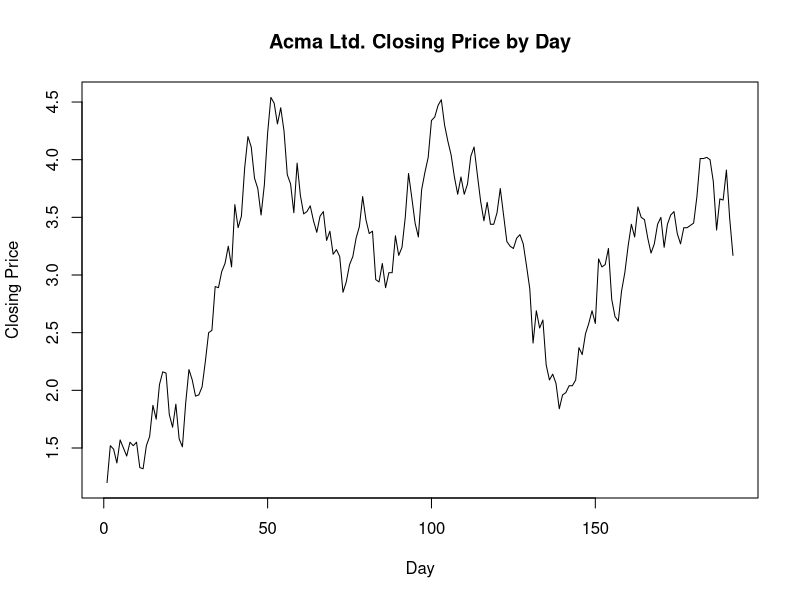
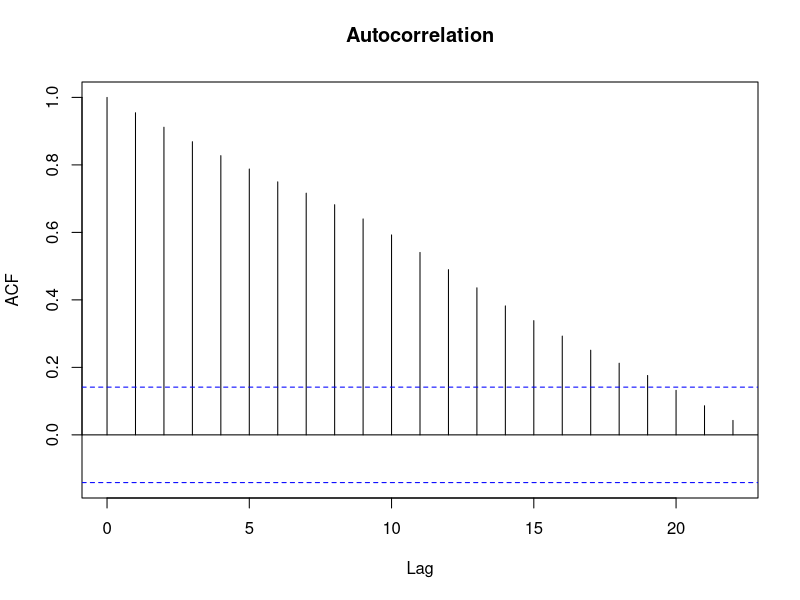
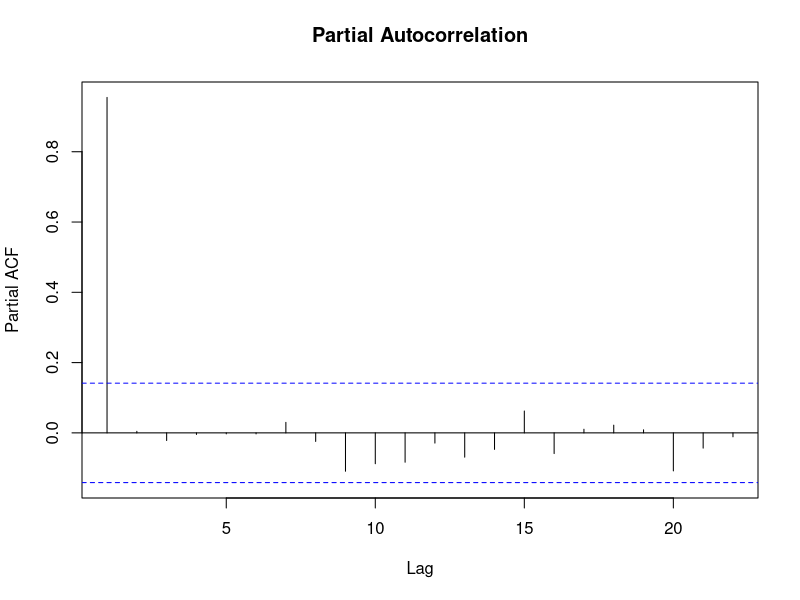
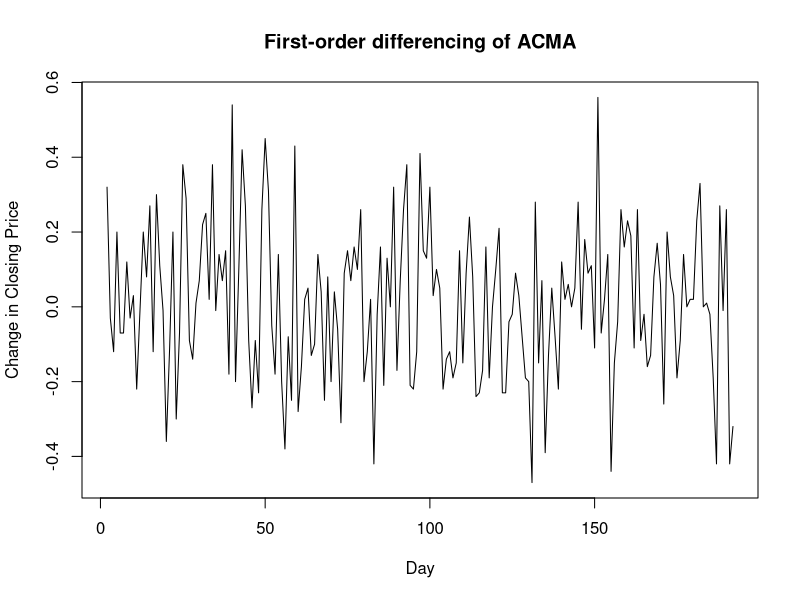
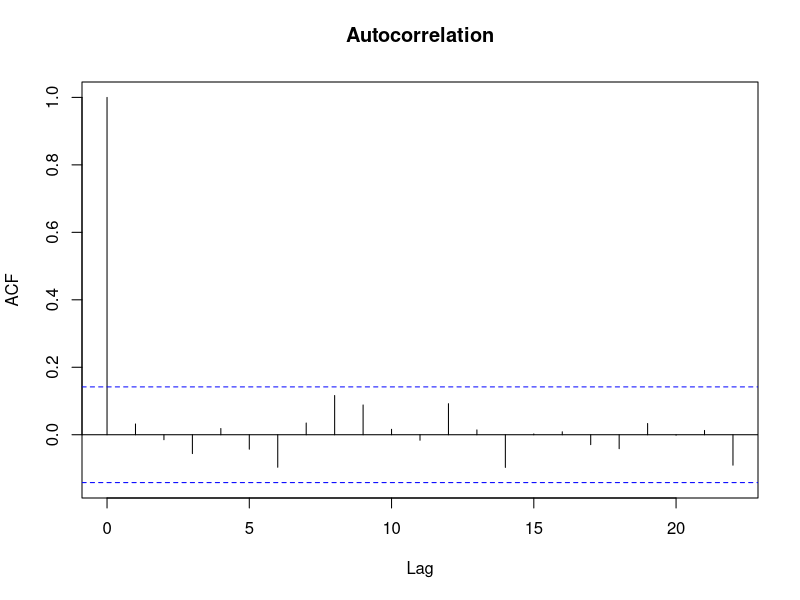
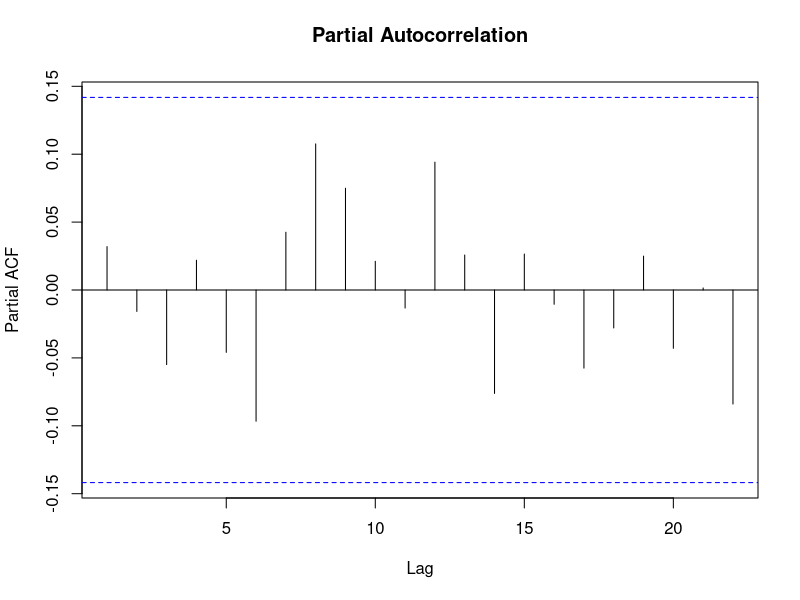
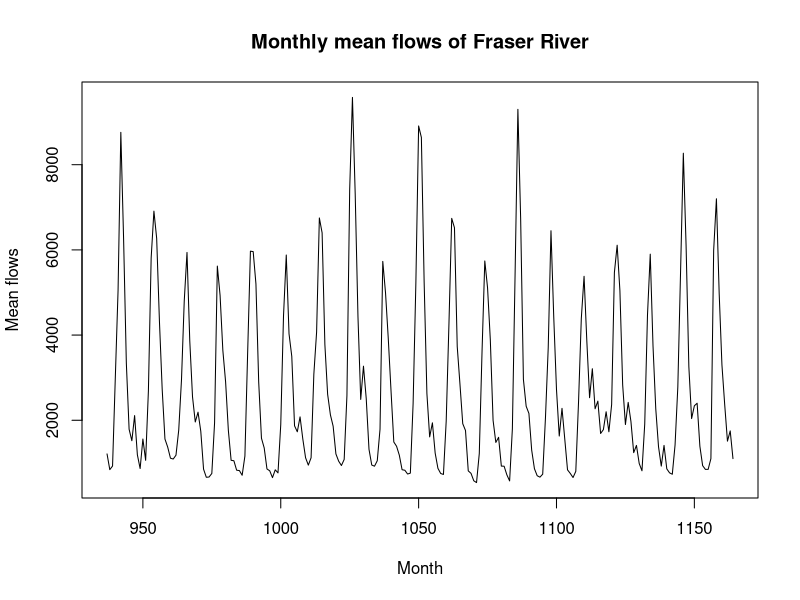
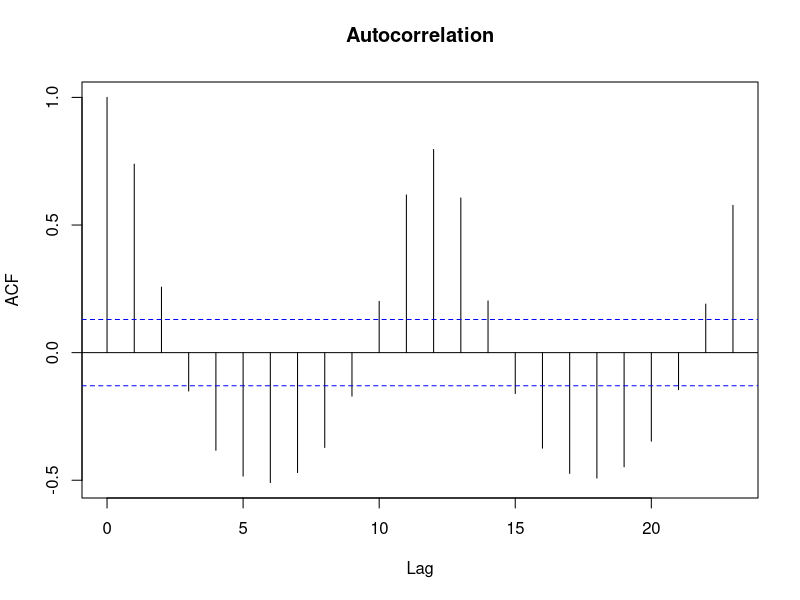

R code for these plots, in order:
## ---- chunk 1
acma = read.table("Acma.TXT")
acma <- ts(acma)
plot(acma, xlab = "Day", ylab = "Closing Price", main = "Acma Ltd. Closing Price by Day")
acf(acma, main = "Autocorrelation")
pacf(acma, main = "Partial Autocorrelation")
## ---- chunk 2
acma_d = diff(acma)
plot(acma_d, xlab = "Day", ylab = "Change in Closing Price", main = "First-order differencing of ACMA")
acf(acma_d, main = "Autocorrelation")
pacf(acma_d, main = "Partial Autocorrelation")
## ---- chunk 3
mod = arima(acma, order = c(1,0,0))
mod$sigma2
## ---- chunk 4
dfr = read.csv("dataFraserRiver.csv")
dfr <- dfr[-1]
dat = c()
for (i in 1:99) {
  dat <- c(dat,dfr[i,])
}
dat <- as.numeric(dat)
dat <- data.frame(dat)
dat <- ts(dat)

## ---- chunk 5
flow = window(dat, start = 78*12+1, end = 97*12)
flow.test = window(dat, start = 97*12+1)
## ---- chunk 6
plot(flow, xlab = "Month", ylab = "Mean flows", main = "Monthly mean flows of Fraser River")
acf(flow, main = "Autocorrelation")
pacf(flow, main = "Partial Autocorrelation")
## ---- chunk 7
flow_d = diff(flow, lag = 12)
plot(flow_d, xlab = "Month", ylab = "Difference (lag 12) in mean flows", main = "Differenced monthly mean flows (without seasonal effect)")
acf(flow_d, main = "Autocorrelation")
pacf(flow_d, main = "Partial Autocorrelation")
